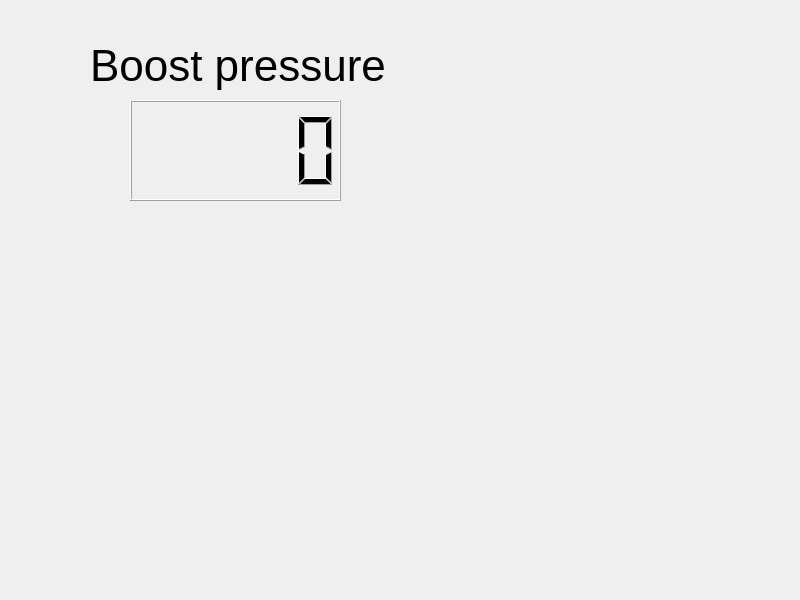
<?xml version="1.0" encoding="UTF-8"?>
<ui version="4.0">
 <class>Widget</class>
 <widget class="QWidget" name="Widget">
  <property name="geometry">
   <rect>
    <x>0</x>
    <y>0</y>
    <width>800</width>
    <height>600</height>
   </rect>
  </property>
  <property name="windowTitle">
   <string>Widget</string>
  </property>
  <widget class="QLCDNumber" name="lcdNumber">
   <property name="geometry">
    <rect>
     <x>130</x>
     <y>100</y>
     <width>211</width>
     <height>101</height>
    </rect>
   </property>
  </widget>
  <widget class="QLabel" name="label">
   <property name="geometry">
    <rect>
     <x>90</x>
     <y>40</y>
     <width>321</width>
     <height>51</height>
    </rect>
   </property>
   <property name="font">
    <font>
     <pointsize>33</pointsize>
    </font>
   </property>
   <property name="text">
    <string>Boost pressure</string>
   </property>
  </widget>
 </widget>
 <resources/>
 <connections/>
</ui>
